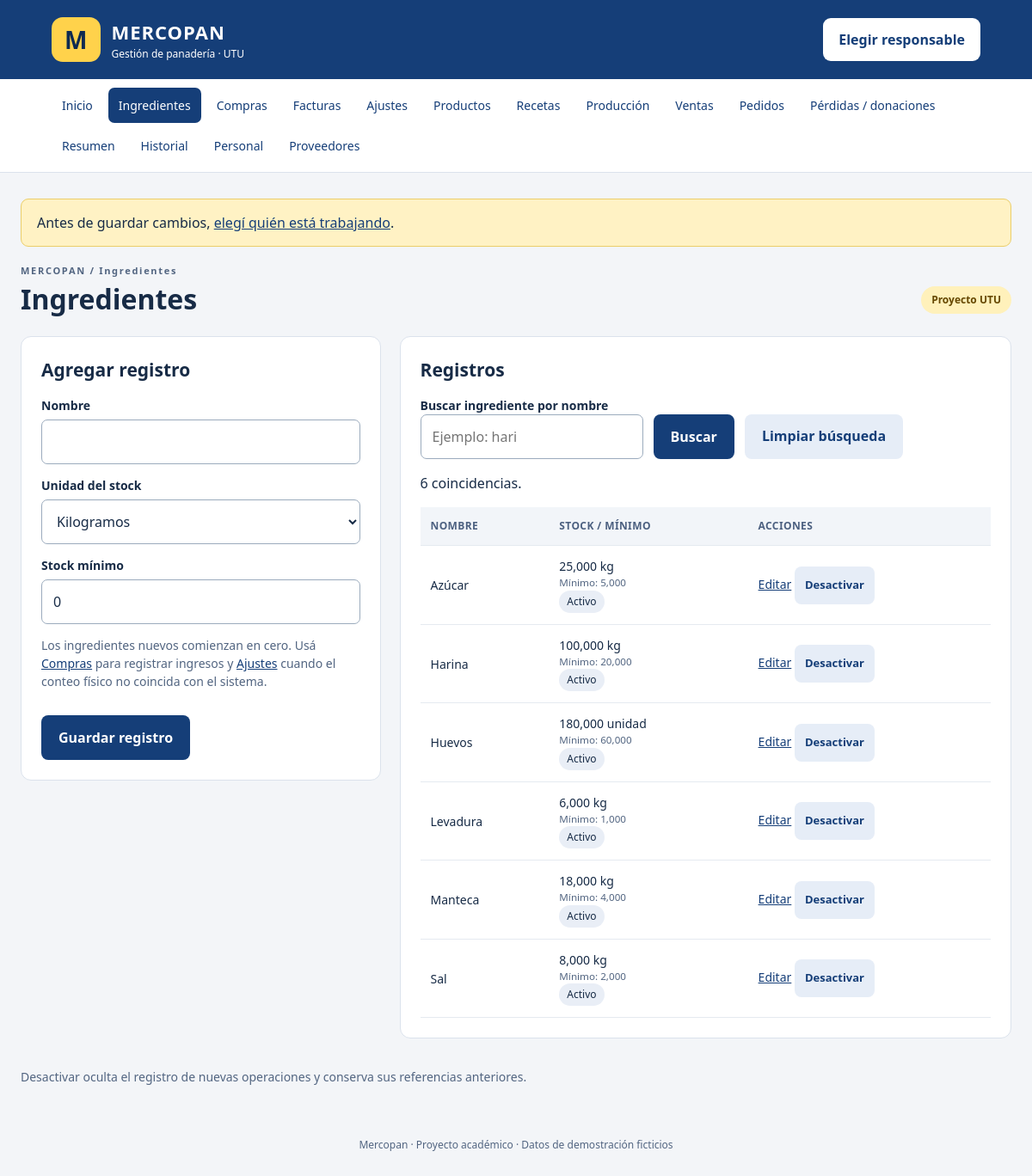
Page /ingredientes.php on the committed database.
### tables this page shows
CREATE TABLE IF NOT EXISTS ingredientes (
 id INT AUTO_INCREMENT PRIMARY KEY, nombre VARCHAR(100) NOT NULL UNIQUE,
 unidad ENUM('kg','l','unidad') NOT NULL, stock DECIMAL(12,3) NOT NULL DEFAULT 0,
 minimo DECIMAL(12,3) NOT NULL DEFAULT 0, activo TINYINT NOT NULL DEFAULT 1
);

### ingredientes.php (called while the page is built, shortened)
<?php
$tipo = 'ingredientes';
require 'includes/catalogos.php';

### includes/funciones.php (called while the page is built, shortened)
<?php
require_once __DIR__ . '/config.php';
function conectar(bool $usarBase = true): PDO {
    global $config;
    $dsn = 'mysql:host=' . $config['host'] . ';port=' . $config['puerto'] . ';charset=utf8mb4';
    if ($usarBase) $dsn .= ';dbname=' . $config['base'];
    $pdo = new PDO($dsn, $config['usuario'], $config['clave'], [
        PDO::ATTR_ERRMODE => PDO::ERRMODE_EXCEPTION,
        PDO::ATTR_DEFAULT_FETCH_MODE => PDO::FETCH_ASSOC,
        PDO::ATTR_EMULATE_PREPARES => false
    ]);
    $pdo->exec("SET time_zone = '-03:00'");
    return $pdo;
}
function db(): PDO {
    static $pdo;
    if (!$pdo) $pdo = conectar();
    return $pdo;
}
function consulta(string $sql, array $datos = []): PDOStatement {
    $q = db()->prepare($sql); $q->execute($datos); return $q;
}
function e($valor): string { return htmlspecialchars((string)$valor, ENT_QUOTES, 'UTF-8'); }
function n($valor, int $decimales = 3): string {
    return number_format((float)$valor, $decimales, ',', '.');
}
function valor(string $campo, $defecto = ''): string { return e($_POST[$campo] ?? $defecto); }
function responsable(): ?array {
    if (empty($_SESSION['persona'])) return null;
    $p = consulta('SELECT * FROM personas WHERE id=? AND activo=1', [$_SESSION['persona']])->fetch();
    return $p ?: null;
}

### includes/busqueda_catalogo.php (called while the page is built, shortened)
<?php
function filtroCatalogo(string $tabla, array $datos): array {
    $buscar = $datos['buscar'] ?? '';
    $buscar = trim($buscar);
    return compact('buscar','sql','params');
}
function buscarCatalogo(string $tabla, array $datos): array {
    $filtro = filtroCatalogo($tabla, $datos);
    return ['buscar'=>$filtro['buscar'], 'filas'=>consulta($filtro['sql'], $filtro['params'])->fetchAll()];
}

### includes/catalogos.php (the view, shortened to what this page needs)
<?php
$definiciones = ['personas'=>'Personal','proveedores'=>'Proveedores','ingredientes'=>'Ingredientes'];
$titulo = $definiciones[$tipo];
$editar = consulta("SELECT * FROM $tipo WHERE id=?", [(int)($_GET['editar'] ?? 0)])->fetch() ?: [];
$buscar = ''; $filas = [];
if ($tipo === 'ingredientes') {
    require_once __DIR__ . '/busqueda_catalogo.php';
    try { ['buscar'=>$buscar, 'filas'=>$filas] = buscarCatalogo('ingredientes', $_GET); }
    catch (Throwable $ex) { $error = mensajeError($ex); }
} else $filas = consulta("SELECT * FROM $tipo ORDER BY activo DESC,nombre")->fetchAll();
require 'header.php';
?>
<div class="dos"><section class="panel"><h2><?= $editar ? 'Editar registro' : 'Agregar registro' ?></h2>
<form method="post"><?php formulario(); ?><input type="hidden" name="id" value="<?= e($editar['id'] ?? 0) ?>">
<label for="nombre">Nombre</label><input id="nombre" name="nombre" maxlength="100" required value="<?= valor('nombre',$editar['nombre'] ?? '') ?>">
<?php if ($tipo==='ingredientes'): ?>
<?php if (!$editar): ?><label for="unidad">Unidad del stock</label><select id="unidad" name="unidad"><option value="kg">Kilogramos</option><option value="l">Litros</option><option value="unidad">Unidades</option></select><?php else: ?><p>Unidad: <strong><?= e($editar['unidad']) ?></strong> (no se cambia)</p><?php endif; ?>
<label for="minimo">Stock mínimo</label><input id="minimo" name="minimo" type="number" min="0" max="999999" step="0.001" required value="<?= valor('minimo',$editar['minimo'] ?? 0) ?>">
<p class="ayuda">Los ingredientes nuevos comienzan en cero. Usá <a href="compras.php">Compras</a> para registrar ingresos y <a href="ajustes.php">Ajustes</a> cuando el conteo físico no coincida con el sistema.</p>
<?php endif; ?><button type="submit">Guardar registro</button><?php if($editar): ?><a class="boton secundario" href="<?= e($tipo) ?>.php">Cancelar</a><?php endif; ?></form></section>
<section class="panel"><h2>Registros</h2>
<?php if ($tipo==='ingredientes'): ?>
<form method="get" class="filtros"><div><label for="buscar">Buscar ingrediente por nombre</label><input id="buscar" name="buscar" maxlength="100" value="<?= e($buscar) ?>" placeholder="Ejemplo: hari"></div><button>Buscar</button><a class="boton secundario" href="ingredientes.php">Limpiar búsqueda</a></form>
<p role="status"><?= count($filas) ?> coincidencias<?= $buscar!==''?' para «'.e($buscar).'»':'' ?>.</p>
<?php endif; ?><div class="tabla"><table><thead><tr><th>Nombre</th><th><?= $tipo==='ingredientes'?'Stock / mínimo':'Estado' ?></th><th>Acciones</th></tr></thead><tbody>
<?php foreach ($filas as $r): ?>
<tr class="<?= $tipo==='ingredientes' && $r['activo'] && $r['stock']<=$r['minimo'] ? 'bajo' : '' ?>"><td><?= e($r['nombre']) ?><?php if ($tipo==='proveedores'): ?><small><?= e($r['telefono']) ?></small><?php endif; ?></td>
<td><?php if($tipo==='ingredientes'): ?><?= n($r['stock']) ?> <?= e($r['unidad']) ?><small>Mínimo: <?= n($r['minimo']) ?></small><?php endif; ?><span class="badge"><?= $r['activo']?'Activo':'Inactivo' ?></span></td>
<td><a href="<?= e($tipo) ?>.php?<?= e(http_build_query(['editar'=>$r['id']] + ($tipo==='ingredientes'?['buscar'=>$buscar]:[]))) ?>">Editar</a> <form class="enlinea" method="post" data-confirmar="¿Cambiar el estado de este registro?"><?php formulario(); ?><input type="hidden" name="id" value="<?= e($r['id']) ?>"><input type="hidden" name="cambiar_estado" value="1"><button class="secundario" type="submit"><?= $r['activo']?'Desactivar':'Activar' ?></button></form></td></tr>
<?php endforeach; ?></tbody></table></div></section></div>
<p class="ayuda">Desactivar oculta el registro de nuevas operaciones y conserva sus referencias anteriores.</p>
<?php require 'footer.php'; ?>

### includes/header.php (shortened to what this page needs)
<?php $persona = responsable(); ?>
<!doctype html>
<html lang="es">
<head><meta charset="utf-8"><meta name="viewport" content="width=device-width, initial-scale=1">
<title><?= e($titulo ?? 'Inicio') ?> · Mercopan</title><link rel="stylesheet" href="assets/estilos.css"></head>
<body>
<header class="barra"><a class="marca" href="index.php"><span class="isotipo">M</span><span>MERCOPAN<small>Gestión de panadería · UTU</small></span></a>
<a class="persona" href="responsable.php"><?= $persona ? e($persona['nombre']) . ' · Cambiar' : 'Elegir responsable' ?></a></header>
<nav aria-label="Navegación principal">
<?php $enlaces = ['index.php'=>'Inicio','ingredientes.php'=>'Ingredientes','compras.php'=>'Compras','facturas.php'=>'Facturas','ajustes.php'=>'Ajustes','productos.php'=>'Productos','recetas.php'=>'Recetas','produccion.php'=>'Producción','ventas.php'=>'Ventas','pedidos.php'=>'Pedidos','salidas.php'=>'Pérdidas / donaciones','reportes.php'=>'Resumen','historial.php'=>'Historial','personas.php'=>'Personal','proveedores.php'=>'Proveedores'];
foreach ($enlaces as $archivo=>$nombre): if (!is_file(dirname(__DIR__) . '/' . $archivo)) continue; ?>
<a <?= basename($_SERVER['SCRIPT_NAME']) === $archivo ? 'aria-current="page"' : '' ?> href="<?= e($archivo) ?>"><?= e($nombre) ?></a>
<?php endforeach; ?></nav>
<main>
<?php if (!$persona): ?><p class="aviso">Antes de guardar cambios, <a href="responsable.php">elegí quién está trabajando</a>.</p><?php endif; ?>
<div class="titulo"><div><p class="ceja">MERCOPAN / <?= e($titulo ?? 'Inicio') ?></p><h1><?= e($titulo ?? 'Inicio') ?></h1></div><span class="etiqueta">Proyecto UTU</span></div>

### includes/footer.php
</main><footer>Mercopan · Proyecto académico · Datos de demostración ficticios</footer>
<script src="assets/app.js"></script></body></html>

### assets/estilos.css (style rules this page uses)
:root { --azul:#153e78;--oscuro:#0e2a51;--amarillo:#ffd24b;--fondo:#f3f5f8;--borde:#dbe2ec;--texto:#172b46 }
* { box-sizing:border-box }
body { margin:0;background:var(--fondo);color:var(--texto);font:16px/1.5 system-ui,-apple-system,Segoe UI,sans-serif }
a { color:var(--azul) }
.barra { background:var(--azul);color:white;padding:20px max(5%,calc((100% - 1200px)/2));display:flex;align-items:center;justify-content:space-between;gap:20px }
.marca { display:flex;gap:12px;align-items:center;text-decoration:none;color:white;font-weight:850;font-size:22px;letter-spacing:1px }
.marca small { display:block;font-size:12px;font-weight:400;letter-spacing:0 }
.isotipo { background:var(--amarillo);color:var(--oscuro);border-radius:13px;padding:5px 15px;font-size:28px }
.persona { background:#fff;color:var(--azul);padding:13px 18px;border-radius:9px;font-weight:700;text-decoration:none }
nav { background:#fff;border-bottom:1px solid var(--borde);padding:10px 5%;display:flex;gap:6px;flex-wrap:wrap }
nav a { padding:10px 12px;text-decoration:none;border-radius:7px;font-size:14px }
nav a[aria-current] { background:var(--azul);color:#fff }
main { max-width:1200px;margin:30px auto;padding:0 24px;min-height:65vh }
h1 { font-size:32px;line-height:1.2;margin:5px 0 24px }
h2 { font-size:21px;margin:0 0 15px }
.ceja { font-size:11px;letter-spacing:1.7px;font-weight:750;color:#526581;margin:0 }
.titulo { display:flex;justify-content:space-between;align-items:center }
.etiqueta { background:#fff1bb;color:#664800;border-radius:20px;padding:7px 12px;font-size:12px;font-weight:700 }
.dos { display:grid;grid-template-columns:minmax(260px,1fr) minmax(360px,1.7fr);gap:22px;align-items:start }
.tarjeta,section.panel { background:white;border:1px solid var(--borde);border-radius:12px;padding:23px;margin-bottom:20px }
.ayuda { font-size:14px;color:#526581 }
.aviso { background:#fff2c4;border:1px solid #ebce69;padding:15px 18px;border-radius:9px;margin:0 0 20px }
label { display:block;font-weight:650;font-size:14px;margin:14px 0 6px }
input,select,textarea,button,.boton { font:inherit }
input,select,textarea { width:100%;padding:13px;border:1px solid #9babbd;border-radius:7px;background:#fff;color:var(--texto);min-height:49px }
button,.boton { display:inline-block;min-height:52px;padding:13px 20px;border:0;border-radius:8px;background:var(--azul);color:#fff;cursor:pointer;font-weight:700;text-decoration:none;text-align:center;margin-top:15px }
.secundario { background:#e6edf7;color:var(--azul) }
.tabla { overflow-x:auto }
table { width:100%;border-collapse:collapse;font-size:14px }
th,td { text-align:left;padding:13px 12px;border-bottom:1px solid #e5eaf0;vertical-align:middle }
th { background:#f2f5f9;color:#4c6080;font-size:12px;text-transform:uppercase;letter-spacing:.4px }
td small { display:block;color:#526581 }
.badge { display:inline-block;font-size:12px;padding:4px 9px;border-radius:14px;background:#e9eef6;white-space:nowrap }
footer { text-align:center;color:#526581;font-size:12px;padding:30px }
.enlinea { display:inline }
.enlinea button { margin:0;min-height:44px;padding:8px 12px;font-size:13px }
.filtros { display:flex;gap:12px;align-items:end;flex-wrap:wrap }
.filtros label { margin:0 }
.filtros button { margin:0 }
.dos>* , .grid>* { min-width:0 }
input,select,textarea { min-width:0;max-width:100% }

### rows in the picture
ingredientes: nombre "Azúcar", stock "25,000", unidad "kg", minimo "5,000", activo "Activo"
ingredientes: nombre "Harina", stock "100,000", unidad "kg", minimo "20,000", activo "Activo"
ingredientes: nombre "Huevos", stock "180,000", unidad "unidad", minimo "60,000", activo "Activo"
ingredientes: nombre "Levadura", stock "6,000", unidad "kg", minimo "1,000", activo "Activo"
ingredientes: nombre "Manteca", stock "18,000", unidad "kg", minimo "4,000", activo "Activo"
ingredientes: nombre "Sal", stock "8,000", unidad "kg", minimo "2,000", activo "Activo"

### other values in the picture
$nombre "Inicio"
$nombre "Ingredientes"
$nombre "Compras"
$nombre "Facturas"
$nombre "Ajustes"
$nombre "Productos"
$nombre "Recetas"
$nombre "Producción"
$nombre "Ventas"
$nombre "Pedidos"
$nombre "Pérdidas / donaciones"
$nombre "Resumen"
$nombre "Historial"
$nombre "Personal"
$nombre "Proveedores"
